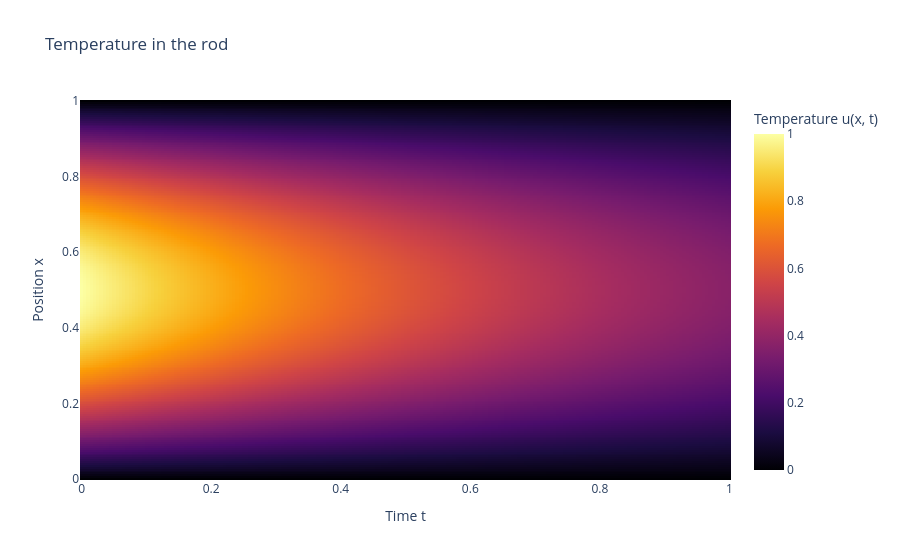

Notebook code for this chart:
### Code cell
values = temperature(positions[:, None], times[None, :])
heatmap = go.Figure(
    data=go.Heatmap(
        x=times,
        y=positions,
        z=values,
        zmin=0,
        zmax=1,
        colorscale="Inferno",
        colorbar={"title": "Temperature u(x, t)"},
    )
)
heatmap.update_layout(
    title="Temperature in the rod",
    xaxis={"title": "Time t"},
    yaxis={"title": "Position x"},
)

### Figure 1 — Plotly figure (JSON) as saved in the notebook; plotly's stock layout.template omitted (floating-point values rounded to 4 significant figures; data arrays with more than 128 entries replaced by an {"elided": "..."} marker saying what was removed)
{"data": [{"colorbar": {"title": {"text": "Temperature u(x, t)"}}, "colorscale": [[0, "#000004"], [0.1111, "#1b0c41"], [0.2222, "#4a0c6b"], [0.3333, "#781c6d"], [0.4444, "#a52c60"], [0.5556, "#cf4446"], [0.6667, "#ed6925"], [0.7778, "#fb9b06"], [0.8889, "#f7d13d"], [1, "#fcffa4"]], "type": "heatmap", "x": {"elided": "201 float values"}, "y": {"elided": "201 float values"}, "z": {"elided": "201x201 float values"}, "zmax": 1, "zmin": 0}], "layout": {"title": {"text": "Temperature in the rod"}, "xaxis": {"title": {"text": "Time t"}}, "yaxis": {"title": {"text": "Position x"}}}}
